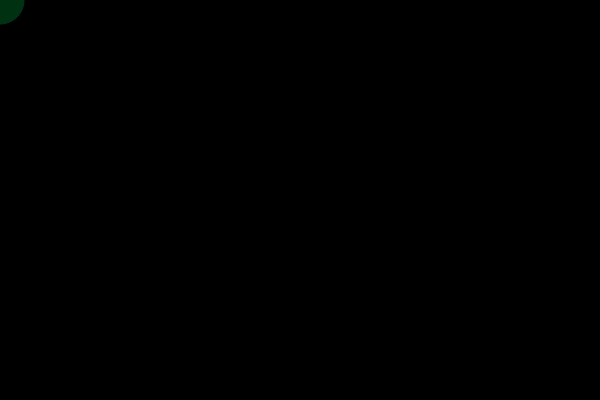
Frame 1 (no input)
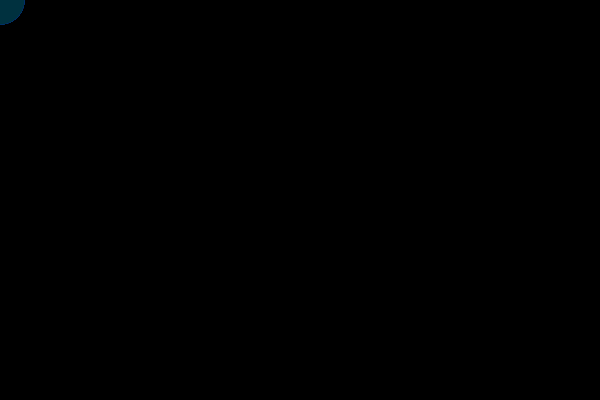
Frame 60 (the mouse pressed at the canvas centre just before this capture)
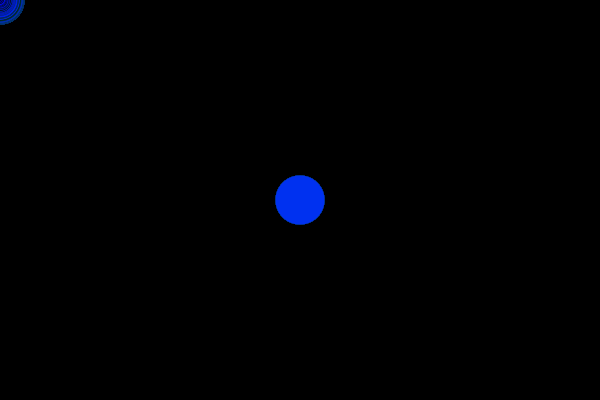
Frame 120 (the mouse held since frame 60 and released just before this capture)

The Processing sketch that drew these frames (run headless with seeded random() and noise(); from frame 60 on, the mouse is pressed at the canvas centre):

// Processing sketch: processing_167557
// ── processing_167557.pde


//DECLARATION

int [] xposn = new int [50];
int [] yposn = new int [50]; 

void setup () {
  frameRate(120);
  background(0);
  size (600, 400);

  //INITIALIZE. give 'em values - zero for now.
  for (int i = 0; i < xposn.length; i ++) {
    xposn[i] = 0;
  }

  for (int i = 0; i< yposn.length; i++) {
    yposn[i] = 0;
  }
}
void draw() {

  //SHIFT INDEX POSN to accomodate new values
  for (int i = 0; i<xposn.length-1; i++) {
    xposn[i] = xposn[i+1];
    yposn[i] = yposn[i+1];
  }

  //ASSIGN LAST SPOT - give it mouseX
  xposn[xposn.length-1] = mouseX;
  yposn[yposn.length-1] = mouseY;

  //draw a circle for every value of i(each aray element)
  for (int i = 0; i <xposn.length; i++) {
    noStroke();
    fill(0, i, random(255));//white minus a decrementing value(49-0)
    ellipse(xposn[i], yposn[i], i, i);
  }
}
void keyReleased()
{
  if (key == 'r') {
    background (0);
  }
}
